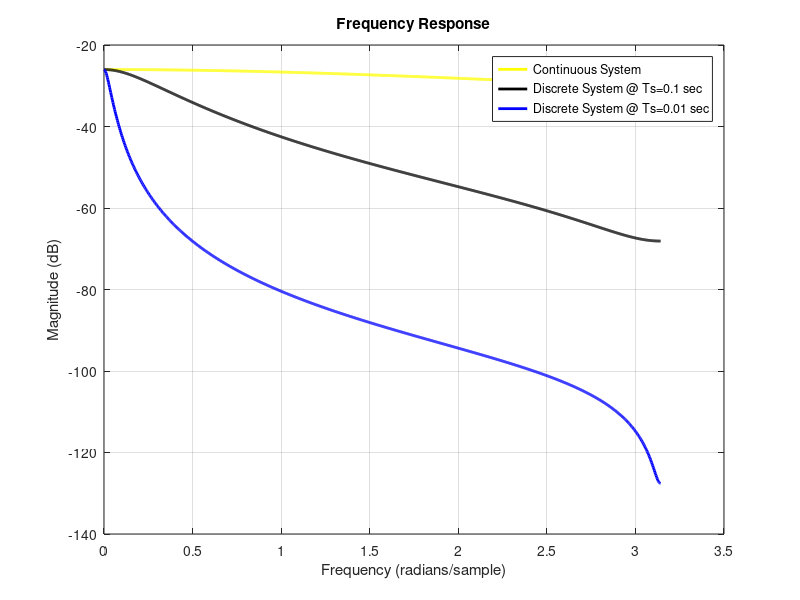

The MATLAB source for this figure: (Note: this script raises an error after producing the figure.)
% Name: Abdelrhman Mohamed Abdelhady Hodib ID: 2022513643

% 1st Question: the transfer from the S domain to the Z domain

% Define the continuous-time transfer function G(s)
num = 1;
den = [1, 10, 20];
% Define the sample times
Ts1 = 1/10;
Ts2 = 1/100;
% Frequency response of the systems
w = linspace(0, pi, 1000); % Define the frequency range
% Continuous system frequency response
h = freqs(num, den, w);
Gd1 = c2d(tf(num, den), Ts1, 'zoh');
Gd2 = c2d(tf(num, den), Ts2, 'zoh');
% Discrete system frequency response at Ts1 and Ts2
[num1, den1] = tfdata(Gd1, 'v');
[num2, den2] = tfdata(Gd2, 'v');
[h1, w1] = freqz(num1, den1, w);
[h2, w2] = freqz(num2, den2, w);
% Plot the frequency response
figure;
plot(w, 20*log10(abs(h)), 'yellow', 'LineWidth', 2);
hold on;
plot(w1, 20*log10(abs(h1)), 'black', 'LineWidth', 2);
plot(w2, 20*log10(abs(h2)), 'blue', 'LineWidth', 2);
title('Frequency Response');
xlabel('Frequency (radians/sample)');
ylabel('Magnitude (dB)');
legend('Continuous System', ['Discrete System @ Ts=', num2str(Ts1), ' sec'], ['Discrete System @ Ts=', num2str(Ts2), ' sec']);
grid on;

%___________________________________________________________________________

% 2nd_Question

% The Z transform of unit step fn
syms t z k;
%the unit step function u(t-k)
u_k = heaviside(t - k);
Uz_k = ztrans(u_k, t, z);
% Display the Z-transform
disp('Z-transform of u(t-k):');
pretty(Uz_k); % Pretty is just a function used to view the transform in a good way
